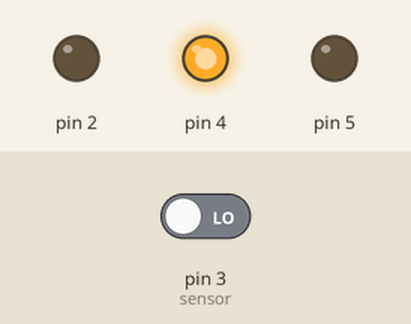
The sketch below on a simulated Arduino Uno, built with avr-gcc and run on an emulated ATmega328P. Shown: output pins drawn as LEDs (lit = HIGH). The test bench sets the inputs (shaded band); at power-on: pin 3 (sensor) LOW.

Above: at 2.8 s.
2.9 s: pin 3 (sensor) driven HIGH
At 4.3 s:
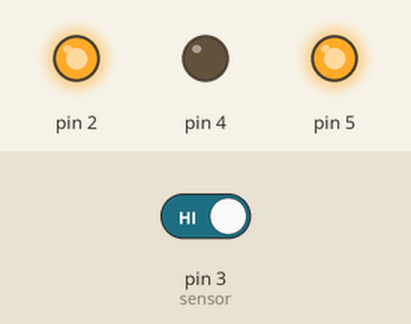
5.5 s: pin 3 (sensor) driven LOW
At 6.6 s:
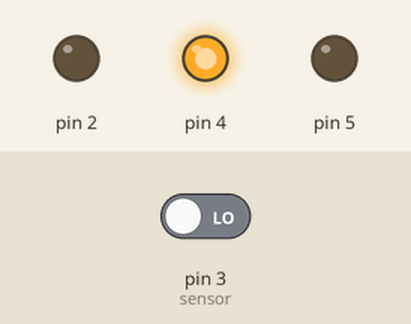
Timing chart, 0 to 8.5 s (numbered marks = the images above; inputs shaded):
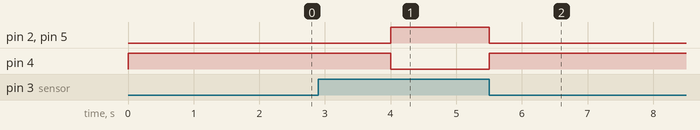

The sketch:

Bomba_de_agua.ino
```cpp
/*
Fundacion Kinal
Centro Educativo Tecnico Laboral Kinal
Electronica
Grado: Quinto
Seccion: A
Curso: Taller de electronica digital y reparacion de computadoras 1
Nombre: Luis Andres Muñiz Godoy
Carne: 2019127
*/

#define in(pin) pinMode (pin, INPUT)
#define out(pin) pinMode (pin, OUTPUT)
#define off(pin) digitalWrite (pin, LOW)
#define on(pin) digitalWrite (pin, HIGH)

#define bomba 2
#define sensor 3
#define full 4
#define low 5

void setup() {
out(bomba);
in(sensor);
out(full);
out(low);
}

void loop() {

  int medida;
  medida = digitalRead(sensor);

  if (medida == HIGH){
    on(low);
    off(full);
    on(bomba);
    }

    medida = digitalRead(sensor);

  if (medida == LOW){
    off(low);
    on(full);
    off(bomba);
    delay(2000);
    }
}
```

Measured:
- after the input at 2.9 s, pin 2, pin 5: LOW → HIGH after 1.1 s; pin 4: HIGH → LOW after 1.1 s
- after the input at 5.5 s, pin 2, pin 5: HIGH → LOW at once; pin 4: LOW → HIGH at once
